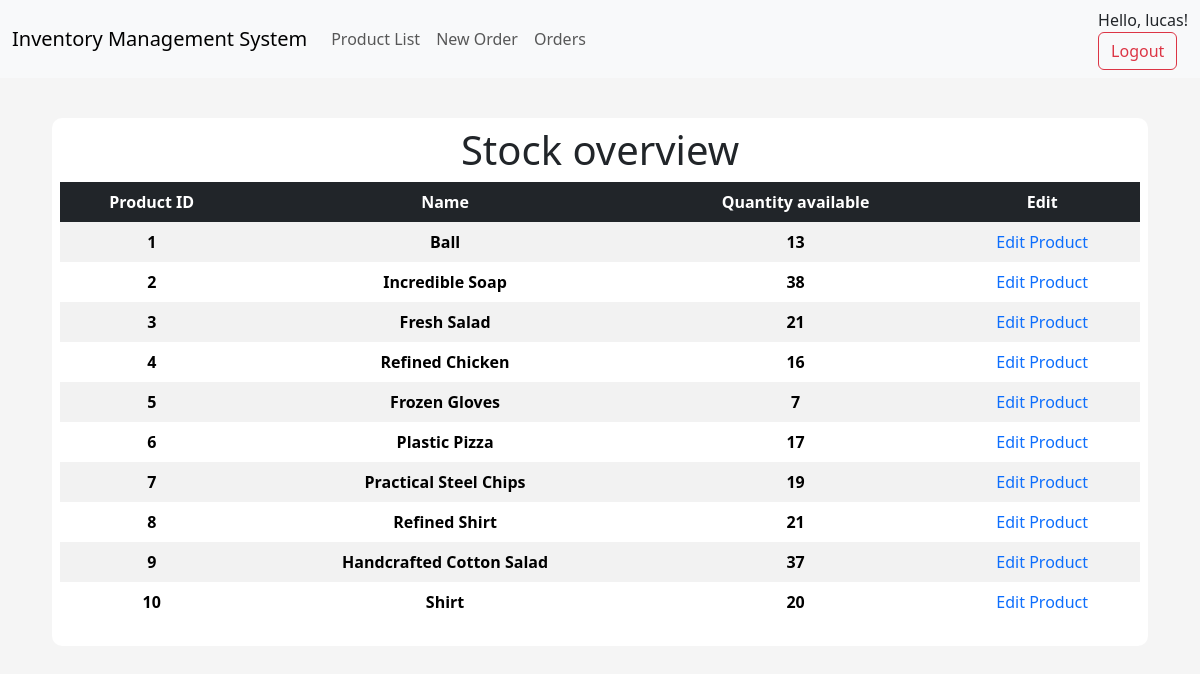
The page /products (signed in) on the database its author committed.
### app/models/tables.py (models this page shows, shortened)
class User(db.Model, UserMixin):
    id = db.Column(db.Integer, primary_key=True)
    username = db.Column(db.String, nullable=False, unique=True)
    email = db.Column(db.String, nullable=False, unique=True)
    password = db.Column(db.String, nullable=False)

class Product(db.Model):
    __tablename__ = "product"
    id = db.Column(db.Integer, primary_key=True)
    name = db.Column(db.String(50), nullable=False, unique=True)
    price = db.Column(db.Float, nullable=False)
    quantity_available = db.Column(db.Integer)

### app/controllers/default.py (the view)
@app.route("/products", methods=["GET", "POST"])
def products():
    products = Product.query.order_by(Product.id).all()
    if current_user.is_authenticated:
        user_id = session.get("user_id")
        user = User.query.get(user_id)
        return render_template("products_list.html", products=products, user=user)
    else:
        return render_template("products_list.html", products=products, user=None)

### app/models/tables.py (called while the page is built)
@login_manager.user_loader
def load_user(user_id):
    return User.query.get(int(user_id))

### app/templates/products_list.html
{% extends "index.html" %}
{% block body %}
<div class="content-section">
    <div class="title">
        <h1>Stock overview</h1>
    </div>
    <table class="table table-striped table-borderless table-hover text-center">
        <thead class="table-dark table-sm">
            <tr>
                <th scope="col">Product ID</th>
                <th scope="col">Name</th>
                <th scope="col">Quantity available</th>
                <th scope="col">Edit</th>
            </tr>
        </thead>
        <tbody>
            {% for product in products %}
            <tr>
                <th scope="row">{{ product.id }}</th>
                <th scope="row">{{ product.name }}</th>
                <th scope="row">{{ product.quantity_available }}</th>
                <td><a style="text-decoration: none;" href="{{ url_for('product', id=product.id)}}"> Edit Product </a></td>
            </tr>
            {% endfor %}
        </tbody>
    </table>
</div>
{% endblock body %}

### app/templates/navbar.html (shortened to what this page needs)
<nav class="navbar navbar-expand-lg bg-body-tertiary">
    <div class="container-fluid">
      <a class="navbar-brand" href="{{ url_for('index') }}">Inventory Management System</a>
      <div class="collapse navbar-collapse" id="navbarSupportedContent">
        <ul class="navbar-nav me-auto mb-2 mb-lg-0">
          <li class="nav-item">
            <a class="nav-link" href="{{ url_for('products') }}">Product List</a>
          </li>
          <li class="nav-item">
            <a class="nav-link" href="{{ url_for('create_order') }}">New Order</a>
          </li>
          <li class="nav-item">
            <a class="nav-link" href="{{ url_for('orders') }}">Orders</a>
          </li>
        </ul>
          <a href="#" class="nav-link">
            {% if 'username' in session %}
            <div class="d-flex">
              Hello, {{ session.username }}!
            </div>
            <form class="d-flex" action="{{ url_for('logout') }}">
              <button type="submit" class="btn btn-outline-danger">Logout</button>
            </form>
            {% endif %}
          </a>
      </div>
    </div>
  </nav>

### app/static/css/main.css (style rules this page uses)
body { background-color: rgb(245, 245, 245); }
.content-section { background: #fff; margin: 40px; padding: 0.5rem 0.5rem; border-radius: 10px; }
.title h1 { text-align: center; align-items: center; }

### rows shown on the page
User: username "lucas"
Product: id "1", name "Ball", quantity_available "13"
Product: id "2", name "Incredible Soap", quantity_available "38"
Product: id "3", name "Fresh Salad", quantity_available "21"
Product: id "4", name "Refined Chicken", quantity_available "16"
Product: id "5", name "Frozen Gloves", quantity_available "7"
Product: id "6", name "Plastic Pizza", quantity_available "17"
Product: id "7", name "Practical Steel Chips", quantity_available "19"
Product: id "8", name "Refined Shirt", quantity_available "21"
Product: id "9", name "Handcrafted Cotton Salad", quantity_available "37"
Product: id "10", name "Shirt", quantity_available "20"
